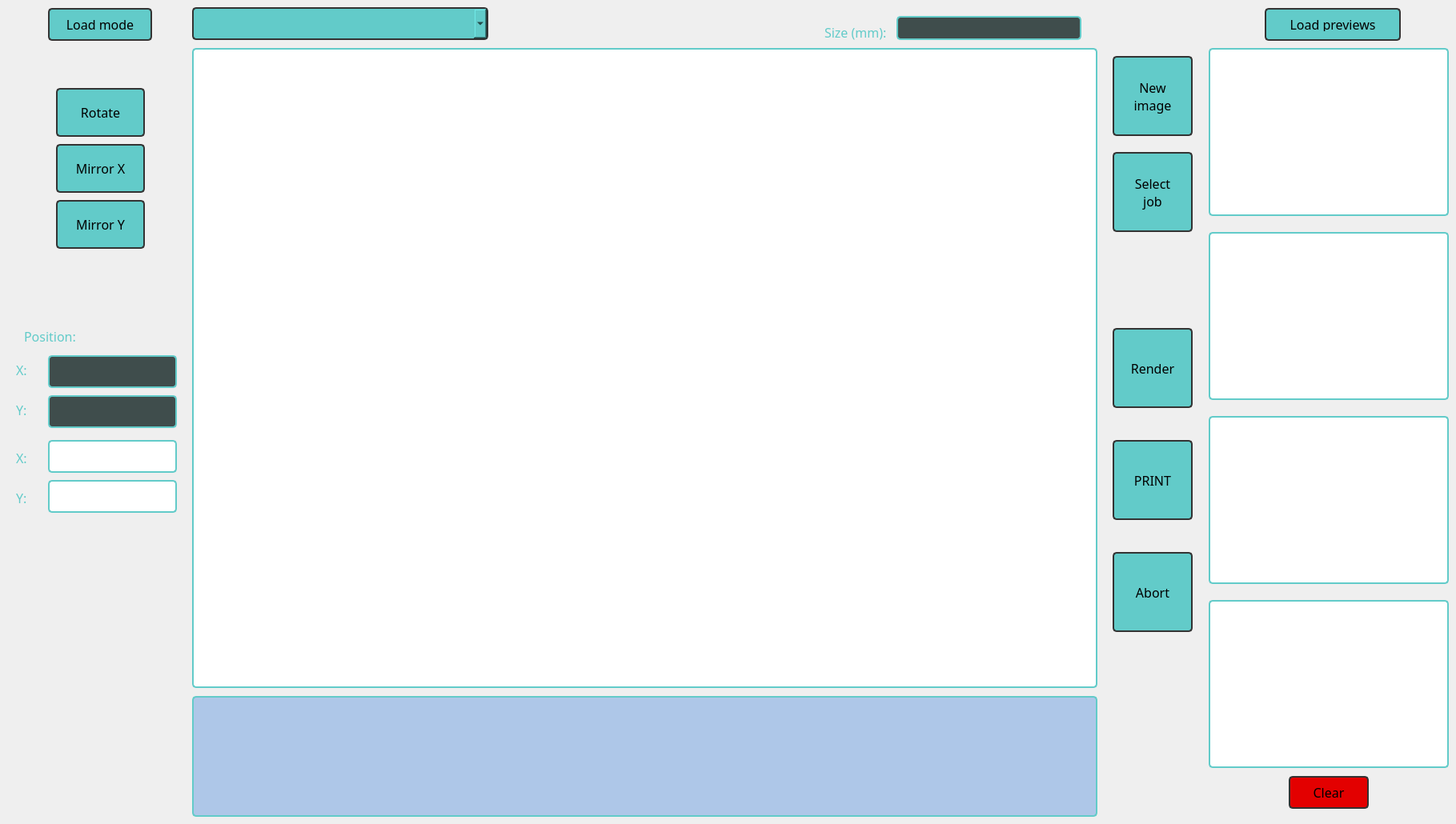
    <widget class="QWidget" name="PMB8">
     <widget class="QLabel" name="label_28">
      <property name="geometry">
       <rect>
        <x>20</x>
        <y>610</y>
        <width>25</width>
        <height>25</height>
       </rect>
      </property>
      <property name="styleSheet">
       <string notr="true">color: #62CBC9;;
	font-size: 16px;
	font-family: nunito;</string>
      </property>
      <property name="text">
       <string>Y:</string>
      </property>
     </widget>
     <widget class="QLabel" name="label_29">
      <property name="geometry">
       <rect>
        <x>20</x>
        <y>560</y>
        <width>25</width>
        <height>25</height>
       </rect>
      </property>
      <property name="styleSheet">
       <string notr="true">color: #62CBC9;;
	font-size: 16px;
	font-family: nunito;</string>
      </property>
      <property name="text">
       <string>X:</string>
      </property>
     </widget>
     <widget class="QLabel" name="lblCoordsText">
      <property name="geometry">
       <rect>
        <x>30</x>
        <y>410</y>
        <width>130</width>
        <height>20</height>
       </rect>
      </property>
      <property name="styleSheet">
       <string notr="true">color: #62CBC9;;
	font-size: 16px;
	font-family: nunito;</string>
      </property>
      <property name="text">
       <string>Position:</string>
      </property>
     </widget>
     <widget class="QPushButton" name="btnMirrorY">
      <property name="geometry">
       <rect>
        <x>70</x>
        <y>250</y>
        <width>111</width>
        <height>61</height>
       </rect>
      </property>
      <property name="styleSheet">
       <string notr="true">QPushButton {
    background-color: #62CBC9;
    border: 2px solid #333333;
    border-radius: 5px;
    padding: 10px;
	font-size: 16px;
	font-family: nunito;
}
QPushButton:hover {
    background-color: rgb(170, 255, 255);
}
QPushButton:pressed {
    background-color: rgb(206, 255, 252);
}</string>
      </property>
      <property name="text">
       <string>Mirror Y</string>
      </property>
     </widget>
     <widget class="QComboBox" name="systemode">
      <property name="geometry">
       <rect>
        <x>240</x>
        <y>9</y>
        <width>370</width>
        <height>41</height>
       </rect>
      </property>
      <property name="styleSheet">
       <string notr="true"> background-color: #62CBC9;
    border: 2px solid #333333;
    border-radius: 5px;
    padding: 10px;
	font-size: 16px;
	font-family: nunito;</string>
      </property>
     </widget>
     <widget class="QLabel" name="rip2">
      <property name="geometry">
       <rect>
        <x>1510</x>
        <y>290</y>
        <width>300</width>
        <height>210</height>
       </rect>
      </property>
      <property name="styleSheet">
       <string notr="true">background-color: rgb(255, 255, 255);
border: 2px solid #62CBC9;
border-radius: 5px;</string>
      </property>
      <property name="text">
       <string/>
      </property>
     </widget>
     <widget class="QLineEdit" name="pos_x_target">
      <property name="geometry">
       <rect>
        <x>60</x>
        <y>550</y>
        <width>161</width>
        <height>41</height>
       </rect>
      </property>
      <property name="styleSheet">
       <string notr="true">background-color: rgb(255, 255, 255);
color: rgb(0, 0, 0);
border: 2px solid #62CBC9;
border-radius: 5px;
padding: 10px;
font-size: 16px;
font-family: nunito;</string>
      </property>
     </widget>
     <widget class="QPushButton" name="btnPrint">
      <property name="geometry">
       <rect>
        <x>1390</x>
        <y>550</y>
        <width>100</width>
        <height>100</height>
       </rect>
      </property>
      <property name="styleSheet">
       <string notr="true">QPushButton {
    background-color: #62CBC9;
    border: 2px solid #333333;
    border-radius: 5px;
    padding: 10px;
	font-size: 16px;
	font-family: nunito;
}
QPushButton:hover {
    background-color: rgb(170, 255, 255);
}
QPushButton:pressed {
    background-color: rgb(206, 255, 252);
}</string>
      </property>
      <property name="text">
       <string>PRINT</string>
      </property>
     </widget>
     <widget class="QLabel" name="label_30">
      <property name="geometry">
       <rect>
        <x>20</x>
        <y>450</y>
        <width>25</width>
        <height>25</height>
       </rect>
      </property>
      <property name="styleSheet">
       <string notr="true">color: #62CBC9;;
	font-size: 16px;
	font-family: nunito;</string>
      </property>
      <property name="text">
       <string>X:</string>
      </property>
     </widget>
     <widget class="QPushButton" name="btnSelect">
      <property name="geometry">
       <rect>
        <x>1390</x>
        <y>190</y>
        <width>100</width>
        <height>100</height>
       </rect>
      </property>
      <property name="font">
       <font>
        <family>nunito</family>
        <pointsize>-1</pointsize>
       </font>
      </property>
      <property name="styleSheet">
       <string notr="true">QPushButton {
    background-color: #62CBC9;
    border: 2px solid #333333;
    border-radius: 5px;
    padding: 10px;
	font-size: 16px;
	font-family: nunito;
}
QPushButton:hover {
    background-color: rgb(170, 255, 255);
}
QPushButton:pressed {
    background-color: rgb(206, 255, 252);
}</string>
      </property>
      <property name="text">
       <string>Select
job</string>
      </property>
     </widget>
     <widget class="QPushButton" name="btn_clear">
      <property name="geometry">
       <rect>
        <x>1610</x>
        <y>970</y>
        <width>100</width>
        <height>41</height>
       </rect>
      </property>
      <property name="styleSheet">
       <string notr="true">QPushButton {
	background-color: rgb(227, 0, 0);
	border: 2px solid #333333;
	border-radius: 5px;
	padding: 10px;
	font-size: 16px;
	font-family: nunito;
}
QPushButton:hover {
	background-color: rgb(255, 0, 0)
}
QPushButton:pressed {rgb(229, 13, 35)
}</string>
      </property>
      <property name="text">
       <string>Clear</string>
      </property>
     </widget>
     <widget class="QLabel" name="labelImage">
      <property name="geometry">
       <rect>
        <x>240</x>
        <y>60</y>
        <width>1131</width>
        <height>800</height>
       </rect>
      </property>
      <property name="autoFillBackground">
       <bool>false</bool>
      </property>
      <property name="styleSheet">
       <string notr="true">background-color: white;
border: 2px solid #62CBC9;
border-radius: 5px;</string>
      </property>
      <property name="text">
       <string/>
      </property>
      <property name="scaledContents">
       <bool>false</bool>
      </property>
     </widget>
     <widget class="QLabel" name="rip4">
      <property name="geometry">
       <rect>
        <x>1510</x>
        <y>750</y>
        <width>300</width>
        <height>210</height>
       </rect>
      </property>
      <property name="styleSheet">
       <string notr="true">background-color: rgb(255, 255, 255);
border: 2px solid #62CBC9;
border-radius: 5px;</string>
      </property>
      <property name="text">
       <string/>
      </property>
     </widget>
     <widget class="QPushButton" name="btnRotate">
      <property name="geometry">
       <rect>
        <x>70</x>
        <y>110</y>
        <width>111</width>
        <height>61</height>
       </rect>
      </property>
      <property name="styleSheet">
       <string notr="true">QPushButton {
    background-color: #62CBC9;
    border: 2px solid #333333;
    border-radius: 5px;
    padding: 10px;
	font-size: 16px;
	font-family: nunito;
}
QPushButton:hover {
    background-color: rgb(170, 255, 255);
}
QPushButton:pressed {
    background-color: rgb(206, 255, 252);
}</string>
      </property>
      <property name="text">
       <string>Rotate</string>
      </property>
     </widget>
     <widget class="QLineEdit" name="pos_y_target">
      <property name="geometry">
       <rect>
        <x>60</x>
        <y>600</y>
        <width>161</width>
        <height>41</height>
       </rect>
      </property>
      <property name="styleSheet">
       <string notr="true">background-color: rgb(255, 255, 255);
color: rgb(0, 0, 0);
border: 2px solid #62CBC9;
border-radius: 5px;
padding: 10px;
font-size: 22px;
font-family: nunito;</string>
      </property>
     </widget>
     <widget class="QLabel" name="rip1">
      <property name="geometry">
       <rect>
        <x>1510</x>
        <y>60</y>
        <width>300</width>
        <height>210</height>
       </rect>
      </property>
      <property name="styleSheet">
       <string notr="true">background-color: rgb(255, 255, 255);
border: 2px solid #62CBC9;
border-radius: 5px;</string>
      </property>
      <property name="text">
       <string/>
      </property>
     </widget>
     <widget class="QLabel" name="lblSizeValue">
      <property name="geometry">
       <rect>
        <x>1120</x>
        <y>20</y>
        <width>231</width>
        <height>30</height>
       </rect>
      </property>
      <property name="styleSheet">
       <string notr="true">  background-color: #3F4D4C;
color: #62CBC9;
    border: 2px solid #62CBC9;
    border-radius: 5px;
    padding: 10px;
	font-size: 16px;
	font-family: nunito;</string>
      </property>
      <property name="text">
       <string/>
      </property>
     </widget>
     <widget class="QLabel" name="rip3">
      <property name="geometry">
       <rect>
        <x>1510</x>
        <y>520</y>
        <width>300</width>
        <height>210</height>
       </rect>
      </property>
      <property name="styleSheet">
       <string notr="true">background-color: rgb(255, 255, 255);
border: 2px solid #62CBC9;
border-radius: 5px;</string>
      </property>
      <property name="text">
       <string/>
      </property>
     </widget>
     <widget class="QLabel" name="pos_x_real">
      <property name="geometry">
       <rect>
        <x>60</x>
        <y>444</y>
        <width>161</width>
        <height>41</height>
       </rect>
      </property>
      <property name="styleSheet">
       <string notr="true">  background-color: #3F4D4C;
color: #62CBC9;
    border: 2px solid #62CBC9;
    border-radius: 5px;
    padding: 10px;
	font-size: 20px;
	font-family: nunito;</string>
      </property>
      <property name="text">
       <string/>
      </property>
     </widget>
     <widget class="QPushButton" name="btnUpdateMode">
      <property name="geometry">
       <rect>
        <x>60</x>
        <y>10</y>
        <width>130</width>
        <height>41</height>
       </rect>
      </property>
      <property name="styleSheet">
       <string notr="true">QPushButton {
    background-color: #62CBC9;
    border: 2px solid #333333;
    border-radius: 5px;
    padding: 10px;
	font-size: 16px;
	font-family: nunito;
}
QPushButton:hover {
    background-color: rgb(170, 255, 255);
}
QPushButton:pressed {
    background-color: rgb(206, 255, 252);
}</string>
      </property>
      <property name="text">
       <string>Load mode</string>
      </property>
     </widget>
     <widget class="QPushButton" name="btnNewjob">
      <property name="geometry">
       <rect>
        <x>1390</x>
        <y>70</y>
        <width>100</width>
        <height>100</height>
       </rect>
      </property>
      <property name="styleSheet">
       <string notr="true">QPushButton {
    background-color: #62CBC9;
    border: 2px solid #333333;
    border-radius: 5px;
    padding: 10px;
	font-size: 16px;
	font-family: nunito;
}
QPushButton:hover {
    background-color: rgb(170, 255, 255);
}
QPushButton:pressed {
    background-color: rgb(206, 255, 252);
}</string>
      </property>
      <property name="text">
       <string>New
image</string>
      </property>
     </widget>
     <widget class="QPushButton" name="btnRip">
      <property name="geometry">
       <rect>
        <x>1390</x>
        <y>410</y>
        <width>100</width>
        <height>100</height>
       </rect>
      </property>
      <property name="styleSheet">
       <string notr="true">QPushButton {
    background-color: #62CBC9;
    border: 2px solid #333333;
    border-radius: 5px;
    padding: 10px;
	font-size: 16px;
	font-family: nunito;
}
QPushButton:hover {
    background-color: rgb(170, 255, 255);
}
QPushButton:pressed {
    background-color: rgb(206, 255, 252);
}</string>
      </property>
      <property name="text">
       <string>Render</string>
      </property>
     </widget>
     <widget class="QTextEdit" name="txtMessage">
      <property name="geometry">
       <rect>
        <x>240</x>
        <y>870</y>
        <width>1131</width>
        <height>151</height>
       </rect>
      </property>
      <property name="styleSheet">
       <string notr="true">background-color: rgb(174, 199, 232);
color: rgb(0, 0, 0);
border: 2px solid #62CBC9;
border-radius: 5px;</string>
      </property>
      <property name="readOnly">
       <bool>true</bool>
      </property>
     </widget>
     <widget class="QPushButton" name="load_previews">
      <property name="geometry">
       <rect>
        <x>1580</x>
        <y>10</y>
        <width>170</width>
        <height>41</height>
       </rect>
      </property>
      <property name="styleSheet">
       <string notr="true">QPushButton {
    background-color: #62CBC9;
    border: 2px solid #333333;
    border-radius: 5px;
    padding: 10px;
	font-size: 16px;
	font-family: nunito;
}
QPushButton:hover {
    background-color: rgb(170, 255, 255);
}
QPushButton:pressed {
    background-color: rgb(206, 255, 252);
}</string>
      </property>
      <property name="text">
       <string>Load previews</string>
      </property>
     </widget>
     <widget class="QLabel" name="pos_y_real">
      <property name="geometry">
       <rect>
        <x>60</x>
        <y>494</y>
        <width>161</width>
        <height>41</height>
       </rect>
      </property>
      <property name="styleSheet">
       <string notr="true">  background-color: #3F4D4C;
color: #62CBC9;
    border: 2px solid #62CBC9;
    border-radius: 5px;
    padding: 10px;
	font-size: 18px;
	font-family: nunito;</string>
      </property>
      <property name="text">
       <string/>
      </property>
     </widget>
     <widget class="QPushButton" name="btnMirrorX">
      <property name="geometry">
       <rect>
        <x>70</x>
        <y>180</y>
        <width>111</width>
        <height>61</height>
       </rect>
      </property>
      <property name="styleSheet">
       <string notr="true">QPushButton {
    background-color: #62CBC9;
    border: 2px solid #333333;
    border-radius: 5px;
    padding: 10px;
	font-size: 16px;
	font-family: nunito;
}
QPushButton:hover {
    background-color: rgb(170, 255, 255);
}
QPushButton:pressed {
    background-color: rgb(206, 255, 252);
}</string>
      </property>
      <property name="text">
       <string>Mirror X</string>
      </property>
     </widget>
     <widget class="QLabel" name="lblSizeText">
      <property name="geometry">
       <rect>
        <x>1030</x>
        <y>30</y>
        <width>81</width>
        <height>20</height>
       </rect>
      </property>
      <property name="styleSheet">
       <string notr="true">color: #62CBC9;;
	font-size: 16px;
	font-family: nunito;</string>
      </property>
      <property name="text">
       <string>Size (mm):</string>
      </property>
     </widget>
     <widget class="QLabel" name="label_31">
      <property name="geometry">
       <rect>
        <x>20</x>
        <y>500</y>
        <width>25</width>
        <height>25</height>
       </rect>
      </property>
      <property name="styleSheet">
       <string notr="true">color: #62CBC9;;
	font-size: 16px;
	font-family: nunito;</string>
      </property>
      <property name="text">
       <string>Y:</string>
      </property>
     </widget>
     <widget class="QPushButton" name="btnAbort">
      <property name="geometry">
       <rect>
        <x>1390</x>
        <y>690</y>
        <width>100</width>
        <height>100</height>
       </rect>
      </property>
      <property name="styleSheet">
       <string notr="true">QPushButton {
    background-color: #62CBC9;
    border: 2px solid #333333;
    border-radius: 5px;
    padding: 10px;
	font-size: 16px;
	font-family: nunito;
}
QPushButton:hover {
    background-color: rgb(170, 255, 255);
}
QPushButton:pressed {
    background-color: rgb(206, 255, 252);
}</string>
      </property>
      <property name="text">
       <string>Abort</string>
      </property>
     </widget>
    </widget>
